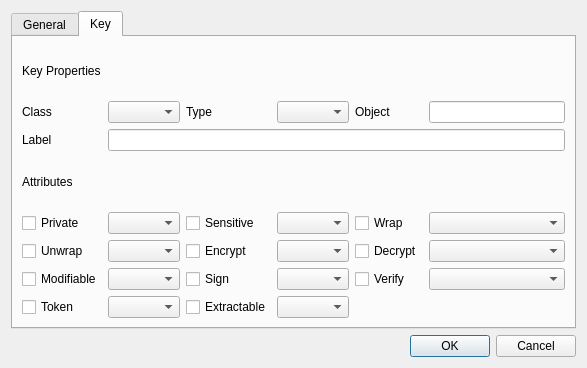
<?xml version="1.0" encoding="UTF-8"?>
<ui version="4.0">
 <class>UnwrapKeyDlg</class>
 <widget class="QDialog" name="UnwrapKeyDlg">
  <property name="geometry">
   <rect>
    <x>0</x>
    <y>0</y>
    <width>587</width>
    <height>368</height>
   </rect>
  </property>
  <property name="windowTitle">
   <string>Unwrap key</string>
  </property>
  <layout class="QVBoxLayout" name="verticalLayout">
   <item>
    <widget class="QTabWidget" name="tabWidget">
     <property name="currentIndex">
      <number>1</number>
     </property>
     <widget class="QWidget" name="tab_3">
      <attribute name="title">
       <string>General</string>
      </attribute>
      <layout class="QGridLayout" name="gridLayout">
       <item row="7" column="0">
        <widget class="QLabel" name="label_7">
         <property name="text">
          <string>Mechanism</string>
         </property>
        </widget>
       </item>
       <item row="2" column="0">
        <widget class="QLabel" name="label_2">
         <property name="text">
          <string>Slot status</string>
         </property>
        </widget>
       </item>
       <item row="3" column="0">
        <widget class="QLabel" name="label_3">
         <property name="text">
          <string>Slot ID</string>
         </property>
        </widget>
       </item>
       <item row="3" column="1">
        <widget class="QLineEdit" name="mSlotIDText"/>
       </item>
       <item row="3" column="3">
        <widget class="QLineEdit" name="mSessionText"/>
       </item>
       <item row="0" column="0">
        <widget class="QLabel" name="label">
         <property name="text">
          <string>Slot list</string>
         </property>
        </widget>
       </item>
       <item row="6" column="0">
        <widget class="QLabel" name="label_6">
         <property name="text">
          <string>Label</string>
         </property>
        </widget>
       </item>
       <item row="3" column="2">
        <widget class="QLabel" name="label_8">
         <property name="text">
          <string>Session</string>
         </property>
        </widget>
       </item>
       <item row="4" column="0">
        <widget class="QLabel" name="label_4">
         <property name="text">
          <string>Wrapped Key</string>
         </property>
        </widget>
       </item>
       <item row="3" column="4">
        <widget class="QLabel" name="label_9">
         <property name="text">
          <string>Login</string>
         </property>
        </widget>
       </item>
       <item row="3" column="5">
        <widget class="QLineEdit" name="mLoginText"/>
       </item>
       <item row="4" column="5">
        <widget class="QPushButton" name="mFindBtn">
         <property name="text">
          <string>Find</string>
         </property>
        </widget>
       </item>
       <item row="1" column="0" colspan="6">
        <widget class="QComboBox" name="mSlotsCombo"/>
       </item>
       <item row="4" column="1" colspan="4">
        <widget class="QLineEdit" name="mWrapKeyPathText"/>
       </item>
       <item row="5" column="0" colspan="2">
        <widget class="QLabel" name="label_5">
         <property name="text">
          <string>Unwrap Key properties</string>
         </property>
        </widget>
       </item>
       <item row="6" column="5">
        <widget class="QLineEdit" name="mUnwrapObjectText"/>
       </item>
       <item row="6" column="4">
        <widget class="QLabel" name="label_10">
         <property name="text">
          <string>Object</string>
         </property>
        </widget>
       </item>
       <item row="6" column="1" colspan="3">
        <widget class="QComboBox" name="mUnwrapLabelCombo"/>
       </item>
       <item row="7" column="1">
        <widget class="QComboBox" name="mUnwrapMechCombo"/>
       </item>
       <item row="7" column="2">
        <widget class="QLabel" name="label_11">
         <property name="text">
          <string>Param</string>
         </property>
        </widget>
       </item>
       <item row="7" column="3" colspan="3">
        <widget class="QLineEdit" name="mUnwrapParamText"/>
       </item>
      </layout>
     </widget>
     <widget class="QWidget" name="tab_4">
      <attribute name="title">
       <string>Key</string>
      </attribute>
      <layout class="QGridLayout" name="gridLayout_2">
       <item row="4" column="0">
        <widget class="QCheckBox" name="mPrivateCheck">
         <property name="text">
          <string>Private</string>
         </property>
        </widget>
       </item>
       <item row="5" column="0">
        <widget class="QCheckBox" name="mUnwrapCheck">
         <property name="text">
          <string>Unwrap</string>
         </property>
        </widget>
       </item>
       <item row="1" column="3">
        <widget class="QComboBox" name="mTypeCombo"/>
       </item>
       <item row="1" column="0">
        <widget class="QLabel" name="label_13">
         <property name="text">
          <string>Class</string>
         </property>
        </widget>
       </item>
       <item row="6" column="0">
        <widget class="QCheckBox" name="mModifiableCheck">
         <property name="text">
          <string>Modifiable</string>
         </property>
        </widget>
       </item>
       <item row="1" column="4">
        <widget class="QLabel" name="label_17">
         <property name="text">
          <string>Object</string>
         </property>
        </widget>
       </item>
       <item row="1" column="5">
        <widget class="QLineEdit" name="mObjectText"/>
       </item>
       <item row="1" column="1">
        <widget class="QComboBox" name="mClassCombo"/>
       </item>
       <item row="1" column="2">
        <widget class="QLabel" name="label_16">
         <property name="text">
          <string>Type</string>
         </property>
        </widget>
       </item>
       <item row="3" column="0">
        <widget class="QLabel" name="label_15">
         <property name="text">
          <string>Attributes</string>
         </property>
        </widget>
       </item>
       <item row="7" column="0">
        <widget class="QCheckBox" name="mTokenCheck">
         <property name="text">
          <string>Token</string>
         </property>
        </widget>
       </item>
       <item row="0" column="0" colspan="2">
        <widget class="QLabel" name="label_12">
         <property name="text">
          <string>Key Properties</string>
         </property>
        </widget>
       </item>
       <item row="2" column="0">
        <widget class="QLabel" name="label_14">
         <property name="text">
          <string>Label</string>
         </property>
        </widget>
       </item>
       <item row="4" column="1">
        <widget class="QComboBox" name="mPrivateCombo"/>
       </item>
       <item row="4" column="2">
        <widget class="QCheckBox" name="mSensitiveCheck">
         <property name="text">
          <string>Sensitive</string>
         </property>
        </widget>
       </item>
       <item row="4" column="3">
        <widget class="QComboBox" name="mSensitiveCombo"/>
       </item>
       <item row="4" column="4">
        <widget class="QCheckBox" name="mWrapCheck">
         <property name="text">
          <string>Wrap</string>
         </property>
        </widget>
       </item>
       <item row="4" column="5">
        <widget class="QComboBox" name="mWrapCombo"/>
       </item>
       <item row="5" column="1">
        <widget class="QComboBox" name="mUnwrapCombo"/>
       </item>
       <item row="6" column="1">
        <widget class="QComboBox" name="mModifiableCombo"/>
       </item>
       <item row="7" column="1">
        <widget class="QComboBox" name="mTokenCombo"/>
       </item>
       <item row="5" column="3">
        <widget class="QComboBox" name="mEncryptCombo"/>
       </item>
       <item row="6" column="3">
        <widget class="QComboBox" name="mSignCombo"/>
       </item>
       <item row="5" column="5">
        <widget class="QComboBox" name="mDecryptCombo"/>
       </item>
       <item row="6" column="5">
        <widget class="QComboBox" name="mVerifyCombo"/>
       </item>
       <item row="5" column="2">
        <widget class="QCheckBox" name="mEncryptCheck">
         <property name="text">
          <string>Encrypt</string>
         </property>
        </widget>
       </item>
       <item row="6" column="2">
        <widget class="QCheckBox" name="mSignCheck">
         <property name="text">
          <string>Sign</string>
         </property>
        </widget>
       </item>
       <item row="5" column="4">
        <widget class="QCheckBox" name="mDecryptCheck">
         <property name="text">
          <string>Decrypt</string>
         </property>
        </widget>
       </item>
       <item row="6" column="4">
        <widget class="QCheckBox" name="mVerifyCheck">
         <property name="text">
          <string>Verify</string>
         </property>
        </widget>
       </item>
       <item row="2" column="1" colspan="5">
        <widget class="QLineEdit" name="mLabelText"/>
       </item>
       <item row="7" column="3">
        <widget class="QComboBox" name="mExtractableCombo"/>
       </item>
       <item row="7" column="2">
        <widget class="QCheckBox" name="mExtractableCheck">
         <property name="text">
          <string>Extractable</string>
         </property>
        </widget>
       </item>
      </layout>
     </widget>
    </widget>
   </item>
   <item>
    <widget class="QDialogButtonBox" name="buttonBox">
     <property name="orientation">
      <enum>Qt::Horizontal</enum>
     </property>
     <property name="standardButtons">
      <set>QDialogButtonBox::Cancel|QDialogButtonBox::Ok</set>
     </property>
    </widget>
   </item>
  </layout>
 </widget>
 <resources/>
 <connections>
  <connection>
   <sender>buttonBox</sender>
   <signal>accepted()</signal>
   <receiver>UnwrapKeyDlg</receiver>
   <slot>accept()</slot>
   <hints>
    <hint type="sourcelabel">
     <x>248</x>
     <y>254</y>
    </hint>
    <hint type="destinationlabel">
     <x>157</x>
     <y>274</y>
    </hint>
   </hints>
  </connection>
  <connection>
   <sender>buttonBox</sender>
   <signal>rejected()</signal>
   <receiver>UnwrapKeyDlg</receiver>
   <slot>reject()</slot>
   <hints>
    <hint type="sourcelabel">
     <x>316</x>
     <y>260</y>
    </hint>
    <hint type="destinationlabel">
     <x>286</x>
     <y>274</y>
    </hint>
   </hints>
  </connection>
 </connections>
</ui>
